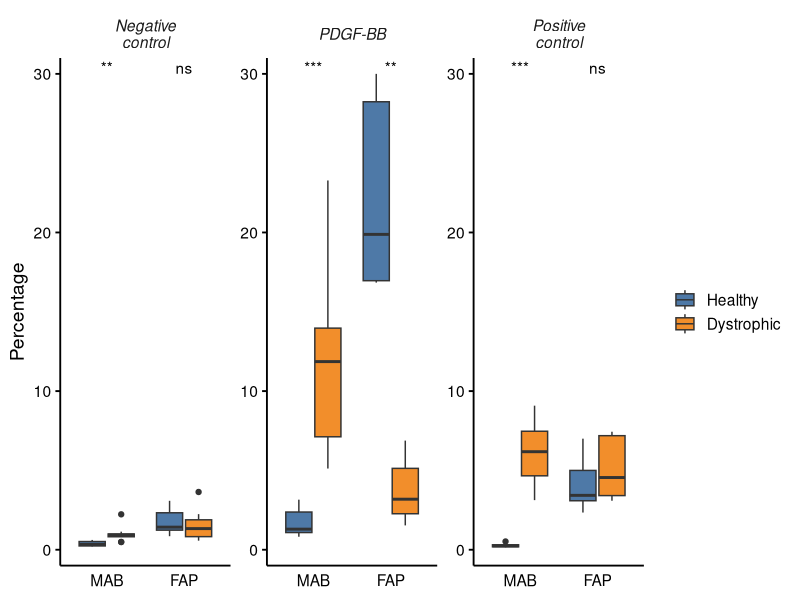
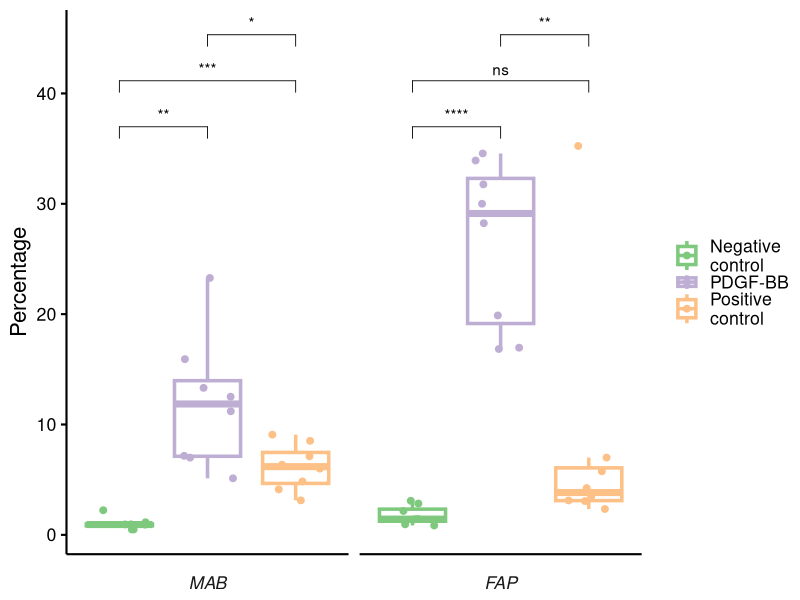
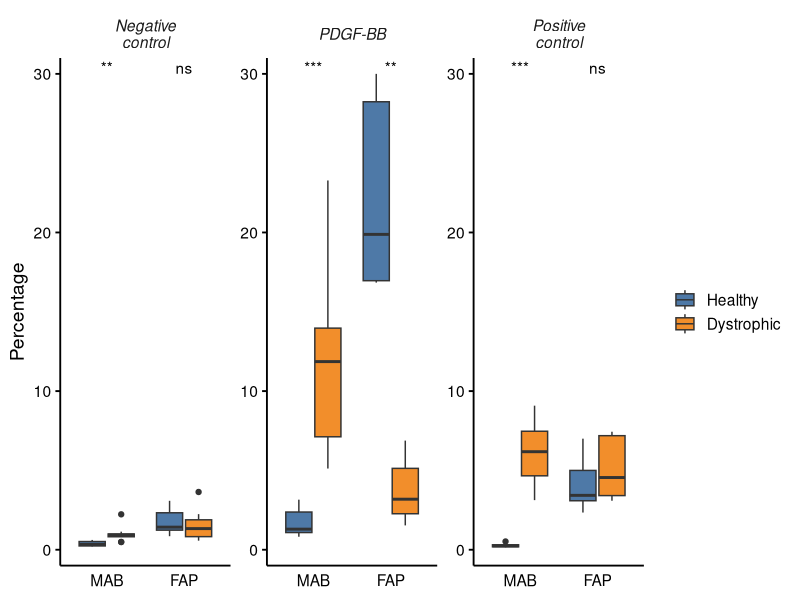
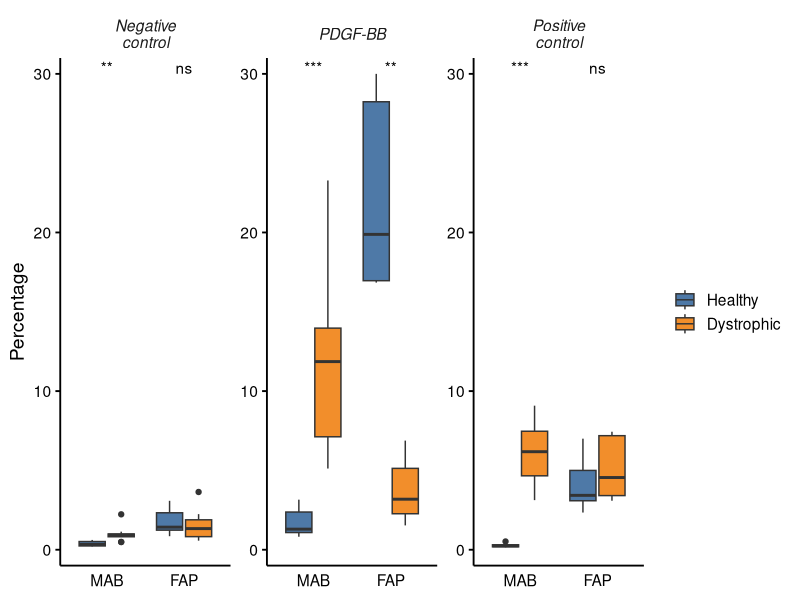
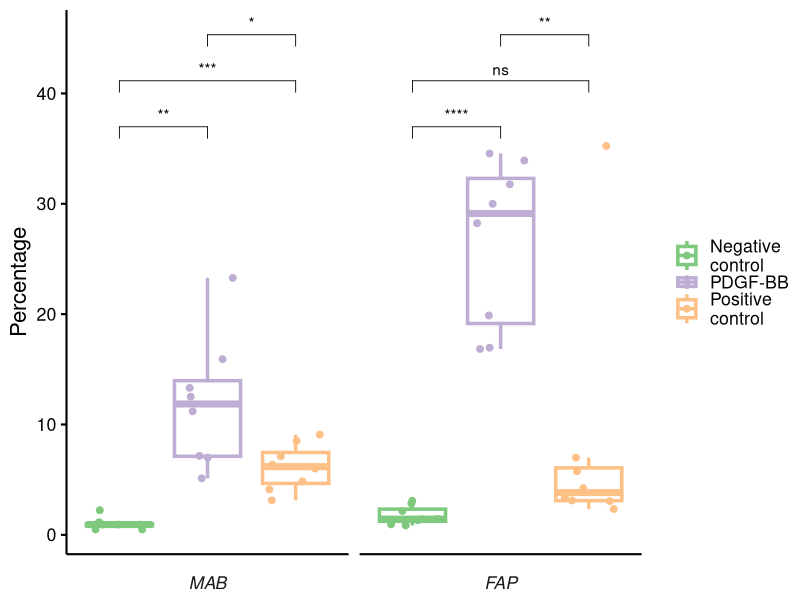
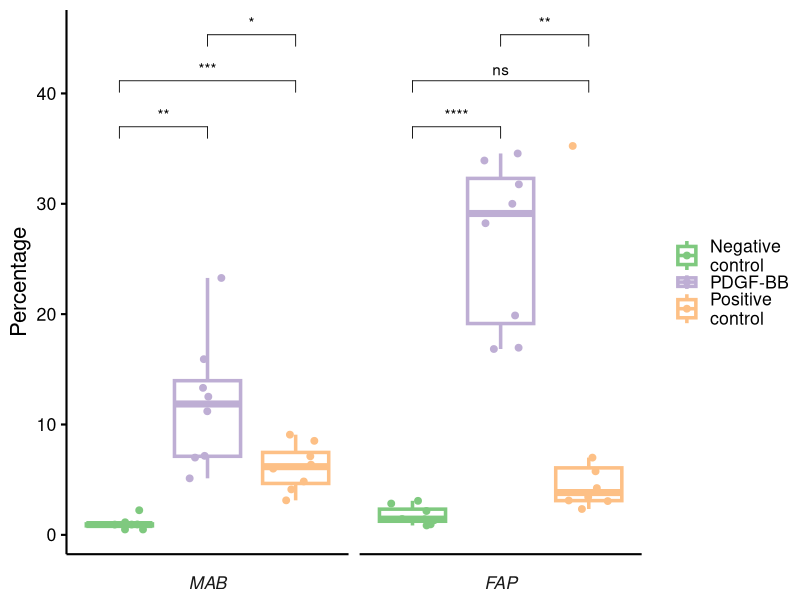

The R source for these figures, in order: (Note: this script raises an error after producing the figures.)
## ---- chunk 1
knitr::opts_chunk$set(echo = TRUE)
## ---- chunk 2
library(readxl)
library(tidyr)
library(dplyr)
library(ggplot2)
library(ggpubr)
## ---- chunk 3
df <- read_excel("data/fig5-6_migration/Transwell_migration_pdgf_Plate_1.xlsx", col_names = TRUE)
head(df)
## ---- chunk 4
df$compound <- plyr::revalue(df$compound, c(`Assay buffer` = "Negative_control", `PDGF-BB 25ng` = "Pdgfb", `30% FBS` = "Positive_control"))
df$compound <- factor(df$compound, levels = c("Negative_control", "Pdgfb", "Positive_control"))
## ---- chunk 5
df$genotype <- plyr::revalue(df$genotype, c(SGCB2 = "Dystrophic", WT = "Healthy"))
df$genotype <- factor(df$genotype, levels = c("Healthy", "Dystrophic"))
## ---- chunk 6
df$celltype <- factor(df$celltype, levels = c("MAB", "FAP"))
## ---- chunk 7
compare_means(percentage ~ genotype, data = df, group.by = c("celltype", "compound"))
## ---- chunk 8
compound_titles <- c(Negative_control = "Negative\ncontrol", Pdgfb = "PDGF-BB", Positive_control = "Positive\ncontrol")
df %>%
  ggplot(aes(x = celltype, y = percentage, fill = genotype)) +
  geom_boxplot() +
  facet_wrap(~compound, scales = "free_y", labeller = labeller(compound = compound_titles)) +
  scale_y_continuous("Percentage", expand = c(0, 1), limits = c(0, 30)) +
  stat_compare_means(label = "p.signif", label.x = 1) +
  ggthemes::scale_fill_tableau() +
  theme_bw(base_size = 14) +
  theme(panel.border = element_blank(), 
        panel.grid = element_blank(), 
        axis.line = element_line(colour = "black"),
        axis.ticks.y = element_line(colour = "black"), 
        axis.text = element_text(colour = "black"), 
        axis.ticks.x = element_blank(),
        axis.title.x = element_blank(),
        legend.title = element_blank(),
        strip.background = element_blank(),
        strip.text = element_text(face = "italic")
        )
ggsave("plots/migration/percentage_migration_plate_1.pdf", dpi = 600)
ggsave("plots/migration/percentage_migration_plate_1.png", dpi = 600)
## ---- chunk 9
compound_titles <- c(Negative_control = "Negative\ncontrol", Pdgfb = "PDGF-BB", Positive_control = "Positive\ncontrol")
df$compound <- plyr::revalue(df$compound, compound_titles)
## ---- chunk 10
my_comparisons = list(c("Negative\ncontrol", "PDGF-BB"), c("Negative\ncontrol", "Positive\ncontrol"), c("PDGF-BB", "Positive\ncontrol"))
df %>%
  filter(genotype == "Healthy" & celltype == "FAP" | genotype == "Dystrophic" & celltype == "MAB") %>%
  ggplot(aes(x = compound, y = percentage, col = compound)) +
  geom_boxplot(size = 1.2, outlier.shape = NA) +
  geom_jitter(width = 0.3, size = 2) +
  facet_wrap(~celltype, strip.position = "bottom") +
  scale_y_continuous("Percentage") +
  stat_compare_means(label = "p.signif", label.x = 1, method = "t.test", comparisons = my_comparisons) +
  #stat_compare_means(label.y = 50) +
  #ggthemes::scale_fill_tableau() +
  scale_color_brewer(type = "qual", palette = "Accent") +
  theme_bw(base_size = 16) +
  theme(panel.border = element_blank(), 
        panel.grid = element_blank(), 
        axis.line = element_line(colour = "black"),
        axis.ticks.y = element_line(colour = "black"), 
        axis.text = element_text(colour = "black"), 
        axis.ticks.x = element_blank(),
        axis.title.x = element_blank(),
        legend.title = element_blank(),
        strip.background = element_blank(),
        strip.text = element_text(face = "italic"),
        axis.text.x = element_blank(),
        strip.placement = "outside",
        legend.key.height = unit(0, "cm"),
        plot.margin = unit(c(0.5, 0, 0, 0.5), "lines")
        )
ggsave("plots/migration/percentage_migration_plate_1_filtered.pdf", dpi = 600)
ggsave("plots/migration/percentage_migration_plate_1_filtered.png", dpi = 600)
## ---- chunk 11
ci <- df %>%
  select(compound, genotype, celltype, percentage) %>%
  group_by(celltype, genotype, compound) %>%
  summarise(replicates = n(),
            perc_avg = mean(percentage, na.rm = TRUE),
            perc_sem = sd(percentage, na.rm = TRUE) / sqrt(replicates) / perc_avg * 100) %>%
  gather(key, value, -(celltype:replicates)) %>%
  unite(col = key, compound, key) %>%
  spread(key, value) %>%
  mutate(CI_pdgfb = Pdgfb_perc_avg / Negative_control_perc_avg,
         SEM_pdgfb = sqrt((Pdgfb_perc_sem)^2 + (Negative_control_perc_sem)^2) * CI_pdgfb / 100,
         CI_posctrl = Positive_control_perc_avg / Negative_control_perc_avg,
         SEM_posctrl = sqrt((Positive_control_perc_sem)^2 + (Negative_control_perc_sem)^2) * CI_posctrl / 100) %>%
  select(celltype, genotype, CI_pdgfb, SEM_pdgfb, CI_posctrl, SEM_posctrl) %>%
  gather(key, value, (CI_pdgfb:SEM_posctrl)) %>%
  separate(key, c("variable", "compound"), sep = "_") %>%
  spread(variable, value) %>%
  mutate(ylower = CI - SEM,
         yupper = CI + SEM)
## ---- chunk 12
compound_titles <- c(pdgfb = "Pdgfb", posctrl = "Positive control")
ci %>%
  ggplot(aes(x = celltype, y = CI, fill = genotype)) +
  geom_col(position = position_dodge(), width = 0.8) +
  geom_errorbar(aes(ymin = ylower, ymax = yupper), position = position_dodge(0.8), width = 0.2) +
  #geom_pointrange(aes(ymin = ylower, ymax = yupper), position = position_dodge(0.8)) +
  facet_wrap(~compound, scales = "free_y", labeller = labeller(compound = compound_titles)) +
  scale_y_continuous("Chemotactic index", expand = c(0, 0)) +
  ggthemes::scale_fill_tableau() +
  theme_bw(base_size = 16) +
  theme(panel.border = element_blank(), panel.grid = element_blank(), strip.background = element_blank(), axis.line = element_line(colour = "black"),
        axis.ticks.y = element_line(colour = "black"), axis.text = element_text(colour = "black"), axis.title.x = element_blank(),
        legend.title = element_blank(), strip.text = element_text(face = "italic"), axis.ticks.x = element_blank())
ggsave("plots/migration/chemotactic_index_plate_1.pdf", dpi = 600)
ggsave("plots/migration/chemotactic_index_plate_1.png", dpi = 600)
## ---- chunk 13
t_data <- list()
for (i in 1:2) {
  for (j in 1:3) {
    temp <- df %>%
      filter(celltype == as.character(unique(df$celltype))[i] & compound == as.character(unique(df$compound))[j])
    t <- t.test(percentage~genotype, data = temp)
    t_data[[3*(i-1)+j]] <- c(p_value = t$p.value, celltype = as.character(unique(df$celltype))[i], compound = as.character(unique(df$compound))[j])
  }
} 
## ---- chunk 14
head(t_data)
## ---- chunk 15
stat <- as.data.frame(t(as.data.frame(t_data, stringsAsFactors = FALSE)), stringsAsFactors = FALSE)
stat$p_value <- as.numeric(stat$p_value)
rownames(stat) <- NULL
head(stat)
## ---- chunk 16
stat$compound <- plyr::revalue(stat$compound, c(Negative_control = "negctrl", Pdgfb = "pdgfb", Positive_control = "posctrl"))
ci %>%
  inner_join(stat, by = c("celltype", "compound"))
